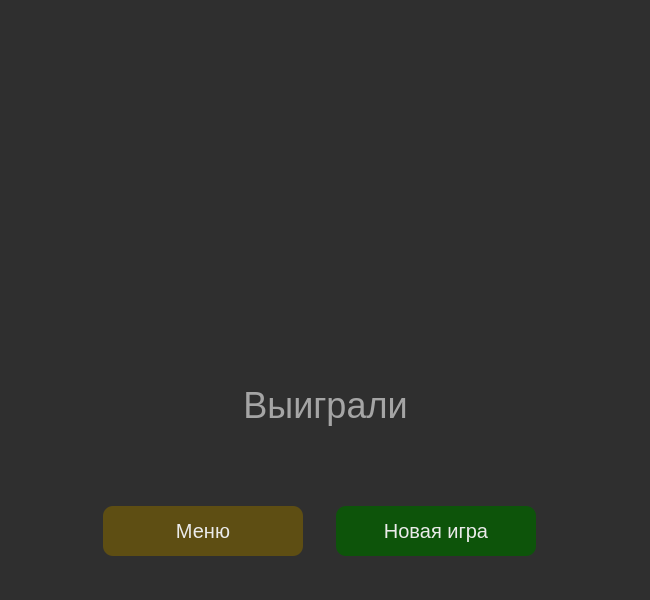
<?xml version="1.0" encoding="UTF-8"?>
<ui version="4.0">
 <class>Dialog</class>
 <widget class="QDialog" name="Dialog">
  <property name="geometry">
   <rect>
    <x>0</x>
    <y>0</y>
    <width>650</width>
    <height>600</height>
   </rect>
  </property>
  <property name="minimumSize">
   <size>
    <width>650</width>
    <height>600</height>
   </size>
  </property>
  <property name="maximumSize">
   <size>
    <width>650</width>
    <height>600</height>
   </size>
  </property>
  <property name="windowTitle">
   <string>Dialog</string>
  </property>
  <property name="styleSheet">
   <string notr="true">background-color:rgb(47,47,47);</string>
  </property>
  <widget class="QWidget" name="layoutWidget">
   <property name="geometry">
    <rect>
     <x>70</x>
     <y>480</y>
     <width>501</width>
     <height>102</height>
    </rect>
   </property>
   <layout class="QHBoxLayout" name="horizontalLayout">
    <property name="spacing">
     <number>0</number>
    </property>
    <item>
     <widget class="QPushButton" name="pushButton_2">
      <property name="minimumSize">
       <size>
        <width>200</width>
        <height>50</height>
       </size>
      </property>
      <property name="maximumSize">
       <size>
        <width>200</width>
        <height>50</height>
       </size>
      </property>
      <property name="styleSheet">
       <string notr="true">background:rgb(94, 78, 19);
font-size:20px;
color:rgb(235, 235, 235);
border-radius:10px;
border:none;</string>
      </property>
      <property name="text">
       <string>Меню</string>
      </property>
      <property name="icon">
       <iconset resource="resource.qrc">
        <normaloff>:/icons/icons/home.svg</normaloff>:/icons/icons/home.svg</iconset>
      </property>
      <property name="iconSize">
       <size>
        <width>25</width>
        <height>25</height>
       </size>
      </property>
     </widget>
    </item>
    <item>
     <widget class="QPushButton" name="pushButton">
      <property name="minimumSize">
       <size>
        <width>200</width>
        <height>50</height>
       </size>
      </property>
      <property name="maximumSize">
       <size>
        <width>200</width>
        <height>50</height>
       </size>
      </property>
      <property name="styleSheet">
       <string notr="true">background:rgb(13, 84, 10);
font-size:20px;
color:rgb(235, 235, 235);
border-radius:10px;
border:none;</string>
      </property>
      <property name="text">
       <string>Новая игра</string>
      </property>
      <property name="icon">
       <iconset resource="resource.qrc">
        <normaloff>:/icons/icons/play.svg</normaloff>:/icons/icons/play.svg</iconset>
      </property>
      <property name="iconSize">
       <size>
        <width>25</width>
        <height>25</height>
       </size>
      </property>
     </widget>
    </item>
   </layout>
  </widget>
  <widget class="QPushButton" name="pushButton_3">
   <property name="geometry">
    <rect>
     <x>150</x>
     <y>360</y>
     <width>361</width>
     <height>91</height>
    </rect>
   </property>
   <property name="layoutDirection">
    <enum>Qt::LayoutDirection::RightToLeft</enum>
   </property>
   <property name="styleSheet">
    <string notr="true">border:none;
background-color:none;
color:rgb(165, 165, 165);
font-size:36px;
font-weight:800px;
text-align:center;</string>
   </property>
   <property name="text">
    <string>Выиграли </string>
   </property>
   <property name="icon">
    <iconset resource="resource.qrc">
     <normaloff>:/icons/icons/white_figure_default.png</normaloff>:/icons/icons/white_figure_default.png</iconset>
   </property>
   <property name="iconSize">
    <size>
     <width>90</width>
     <height>90</height>
    </size>
   </property>
  </widget>
  <widget class="QPushButton" name="pushButton_4">
   <property name="geometry">
    <rect>
     <x>0</x>
     <y>0</y>
     <width>650</width>
     <height>340</height>
    </rect>
   </property>
   <property name="minimumSize">
    <size>
     <width>650</width>
     <height>340</height>
    </size>
   </property>
   <property name="maximumSize">
    <size>
     <width>650</width>
     <height>340</height>
    </size>
   </property>
   <property name="styleSheet">
    <string notr="true">background-color:rgb(47,47,47);
border:none;
</string>
   </property>
   <property name="text">
    <string/>
   </property>
   <property name="icon">
    <iconset resource="resource.qrc">
     <normaloff>:/icons/icons/default.png</normaloff>:/icons/icons/default.png</iconset>
   </property>
   <property name="iconSize">
    <size>
     <width>650</width>
     <height>330</height>
    </size>
   </property>
  </widget>
 </widget>
 <resources>
  <include location="resource.qrc"/>
 </resources>
 <connections/>
</ui>
